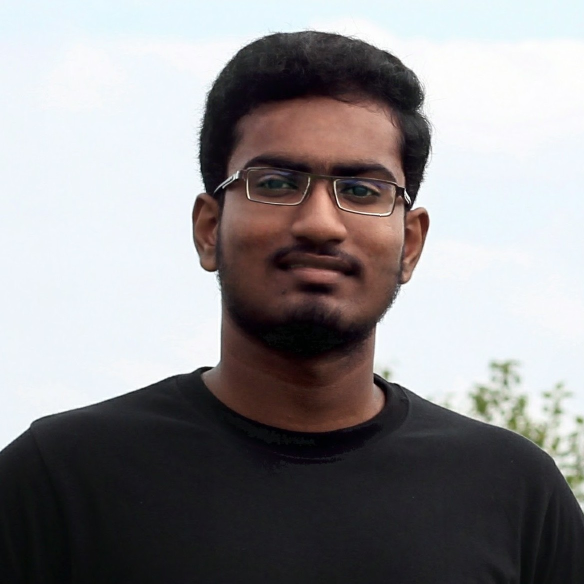
#> input picture images/manideep.jpg, 1168 x 1167 px (shown at 1/2 size)
$ python resize.py   (older library calls are emulated)
#> lines starting #> are read from the running program, lines starting #| are printed output that depends on the picture
import os
import numpy as np
import glob
from scipy.misc import imresize
from scipy.misc import imsave
import matplotlib.pyplot as plt
from PIL import Image


imgsx2 = plt.imread("images/manideep.jpg")
#> imgsx2 is the input picture: shape (1167, 1168, 3); mean R, G, B 143.2, 140.9, 142.7
imgsx2_resize = imresize(imgsx2, (512, 512))
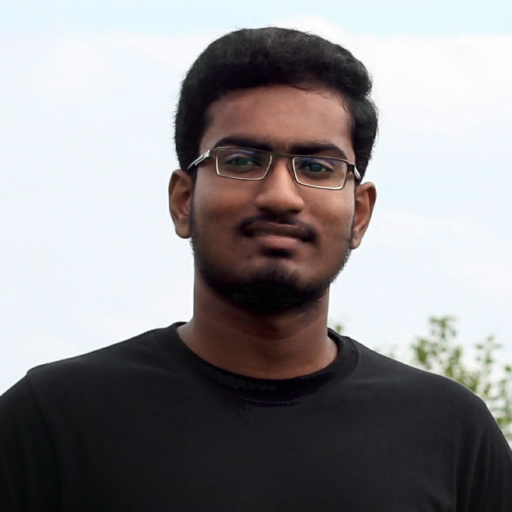
#> imgsx2_resize: shape (512, 512, 3); mean R, G, B 143.2, 140.9, 142.7

imx2 = Image.fromarray(imgsx2_resize)
imx2.save("images/manideep11.jpg")

$ run again, with images/circuits.jpg copied over images/manideep.jpg
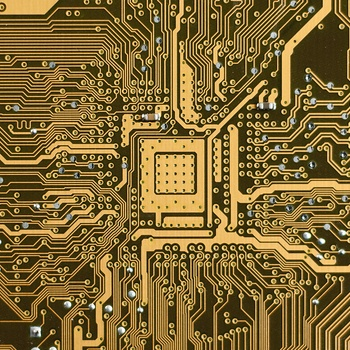
#> input picture images/circuits.jpg, 350 x 350 px
#> imgsx2 is the input picture: shape (350, 350, 3); mean R, G, B 129, 104.5, 52.8
#> `imgsx2_resize = imresize(imgsx2, (512, 512))`:
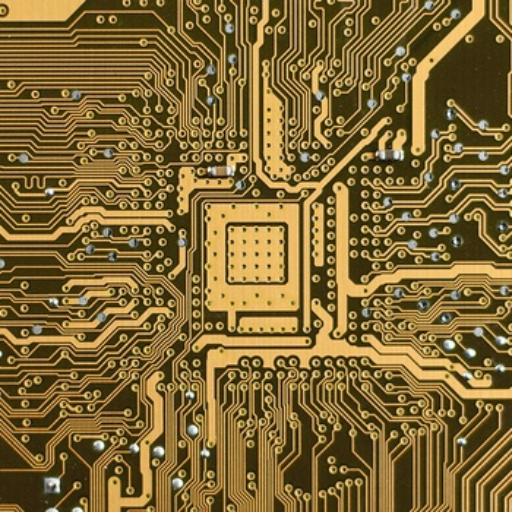
#> imgsx2_resize: shape (512, 512, 3); mean R, G, B 129, 104.5, 52.8
